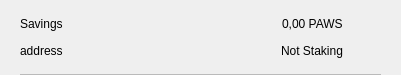
<?xml version="1.0" encoding="UTF-8"?>
<ui version="4.0">
 <class>CSRow</class>
 <widget class="QWidget" name="CSRow">
  <property name="geometry">
   <rect>
    <x>0</x>
    <y>0</y>
    <width>401</width>
    <height>75</height>
   </rect>
  </property>
  <property name="windowTitle">
   <string>Form</string>
  </property>
  <layout class="QVBoxLayout" name="verticalLayout">
   <property name="spacing">
    <number>0</number>
   </property>
   <property name="leftMargin">
    <number>20</number>
   </property>
   <property name="topMargin">
    <number>10</number>
   </property>
   <property name="rightMargin">
    <number>20</number>
   </property>
   <property name="bottomMargin">
    <number>0</number>
   </property>
   <item>
    <widget class="QWidget" name="info" native="true">
     <property name="minimumSize">
      <size>
       <width>0</width>
       <height>0</height>
      </size>
     </property>
     <layout class="QHBoxLayout" name="horizontalLayout_3">
      <property name="leftMargin">
       <number>0</number>
      </property>
      <property name="topMargin">
       <number>0</number>
      </property>
      <property name="rightMargin">
       <number>0</number>
      </property>
      <property name="bottomMargin">
       <number>10</number>
      </property>
      <item>
       <widget class="QWidget" name="container" native="true">
        <property name="minimumSize">
         <size>
          <width>0</width>
          <height>0</height>
         </size>
        </property>
        <layout class="QVBoxLayout" name="verticalLayout_2">
         <property name="spacing">
          <number>0</number>
         </property>
         <property name="leftMargin">
          <number>0</number>
         </property>
         <property name="topMargin">
          <number>0</number>
         </property>
         <property name="rightMargin">
          <number>0</number>
         </property>
         <property name="bottomMargin">
          <number>0</number>
         </property>
         <item>
          <layout class="QHBoxLayout" name="horizontalLayout">
           <item>
            <widget class="QLabel" name="labelName">
             <property name="toolTip">
              <string notr="true"/>
             </property>
             <property name="text">
              <string>Savings</string>
             </property>
            </widget>
           </item>
           <item>
            <spacer name="horizontalSpacer">
             <property name="orientation">
              <enum>Qt::Horizontal</enum>
             </property>
             <property name="sizeHint" stdset="0">
              <size>
               <width>40</width>
               <height>20</height>
              </size>
             </property>
            </spacer>
           </item>
           <item>
            <widget class="QLabel" name="labelAmount">
             <property name="text">
              <string>0,00 PAWS</string>
             </property>
            </widget>
           </item>
          </layout>
         </item>
         <item>
          <layout class="QHBoxLayout" name="horizontalLayout_2">
           <item>
            <widget class="QLabel" name="labelAddress">
             <property name="toolTip">
              <string notr="true"/>
             </property>
             <property name="text">
              <string>address</string>
             </property>
            </widget>
           </item>
           <item>
            <spacer name="horizontalSpacer_2">
             <property name="orientation">
              <enum>Qt::Horizontal</enum>
             </property>
             <property name="sizeHint" stdset="0">
              <size>
               <width>40</width>
               <height>20</height>
              </size>
             </property>
            </spacer>
           </item>
           <item>
            <widget class="QLabel" name="labelStaking">
             <property name="text">
              <string>Not Staking</string>
             </property>
            </widget>
           </item>
          </layout>
         </item>
        </layout>
       </widget>
      </item>
      <item alignment="Qt::AlignHCenter|Qt::AlignVCenter">
       <widget class="QPushButton" name="pushButtonMenu">
        <property name="minimumSize">
         <size>
          <width>24</width>
          <height>24</height>
         </size>
        </property>
        <property name="maximumSize">
         <size>
          <width>32</width>
          <height>32</height>
         </size>
        </property>
        <property name="focusPolicy">
         <enum>Qt::NoFocus</enum>
        </property>
        <property name="styleSheet">
         <string notr="true">border:none; background-color:transparent;</string>
        </property>
        <property name="text">
         <string/>
        </property>
        <property name="icon">
         <iconset>
          <normaloff>://ic-menu-hover</normaloff>://ic-menu-hover</iconset>
        </property>
        <property name="iconSize">
         <size>
          <width>24</width>
          <height>24</height>
         </size>
        </property>
       </widget>
      </item>
     </layout>
    </widget>
   </item>
   <item>
    <widget class="QLabel" name="lblDivisory">
     <property name="minimumSize">
      <size>
       <width>0</width>
       <height>1</height>
      </size>
     </property>
     <property name="maximumSize">
      <size>
       <width>16777215</width>
       <height>1</height>
      </size>
     </property>
     <property name="styleSheet">
      <string notr="true">background-color:#bababa;</string>
     </property>
     <property name="text">
      <string/>
     </property>
     <property name="alignment">
      <set>Qt::AlignBottom|Qt::AlignLeading|Qt::AlignLeft</set>
     </property>
    </widget>
   </item>
  </layout>
 </widget>
 <resources/>
 <connections/>
</ui>
